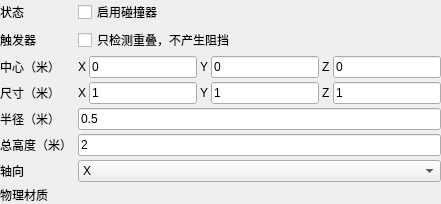
<?xml version='1.0' encoding='utf-8'?>
<ui version="4.0">
 <class>ColliderComponentEditorForm</class>
 <widget class="QWidget" name="ColliderComponentEditorForm">
  <property name="sizePolicy">
   <sizepolicy hsizetype="Expanding" vsizetype="Maximum">
    <horstretch>0</horstretch>
    <verstretch>0</verstretch>
   </sizepolicy>
  </property>
  <layout class="QFormLayout" name="formLayout">
   <property name="fieldGrowthPolicy">
    <enum>QFormLayout::AllNonFixedFieldsGrow</enum>
   </property>
   <property name="leftMargin">
    <number>0</number>
   </property>
   <property name="topMargin">
    <number>0</number>
   </property>
   <property name="rightMargin">
    <number>0</number>
   </property>
   <property name="bottomMargin">
    <number>0</number>
   </property>
   <property name="horizontalSpacing">
    <number>6</number>
   </property>
   <property name="verticalSpacing">
    <number>4</number>
   </property>
   <item row="0" column="0">
    <widget class="QLabel" name="label0">
     <property name="text">
      <string>状态</string>
     </property>
    </widget>
   </item>
   <item row="0" column="1">
    <widget class="QCheckBox" name="enabledCheck">
     <property name="text">
      <string>启用碰撞器</string>
     </property>
    </widget>
   </item>
   <item row="1" column="0">
    <widget class="QLabel" name="label1">
     <property name="text">
      <string>触发器</string>
     </property>
    </widget>
   </item>
   <item row="1" column="1">
    <widget class="QCheckBox" name="triggerCheck">
     <property name="text">
      <string>只检测重叠，不产生阻挡</string>
     </property>
    </widget>
   </item>
   <item row="2" column="0">
    <widget class="QLabel" name="label2">
     <property name="text">
      <string>中心（米）</string>
     </property>
    </widget>
   </item>
   <item row="2" column="1">
    <widget class="QWidget" name="centerHost">
     <layout class="QHBoxLayout" name="centerLayout">
      <property name="leftMargin">
       <number>0</number>
      </property>
      <property name="topMargin">
       <number>0</number>
      </property>
      <property name="rightMargin">
       <number>0</number>
      </property>
      <property name="bottomMargin">
       <number>0</number>
      </property>
      <property name="spacing">
       <number>3</number>
      </property>
      <item>
       <widget class="QLabel" name="centerXLabel">
        <property name="text">
         <string>X</string>
        </property>
       </widget>
      </item>
      <item>
       <widget class="QLineEdit" name="centerXEdit">
        <property name="text">
         <string>0</string>
        </property>
        <property name="minimumSize">
         <size>
          <width>28</width>
          <height>0</height>
         </size>
        </property>
       </widget>
      </item>
      <item>
       <widget class="QLabel" name="centerYLabel">
        <property name="text">
         <string>Y</string>
        </property>
       </widget>
      </item>
      <item>
       <widget class="QLineEdit" name="centerYEdit">
        <property name="text">
         <string>0</string>
        </property>
        <property name="minimumSize">
         <size>
          <width>28</width>
          <height>0</height>
         </size>
        </property>
       </widget>
      </item>
      <item>
       <widget class="QLabel" name="centerZLabel">
        <property name="text">
         <string>Z</string>
        </property>
       </widget>
      </item>
      <item>
       <widget class="QLineEdit" name="centerZEdit">
        <property name="text">
         <string>0</string>
        </property>
        <property name="minimumSize">
         <size>
          <width>28</width>
          <height>0</height>
         </size>
        </property>
       </widget>
      </item>
     </layout>
    </widget>
   </item>
   <item row="3" column="0">
    <widget class="QLabel" name="label3">
     <property name="text">
      <string>尺寸（米）</string>
     </property>
    </widget>
   </item>
   <item row="3" column="1">
    <widget class="QWidget" name="sizeHost">
     <layout class="QHBoxLayout" name="sizeLayout">
      <property name="leftMargin">
       <number>0</number>
      </property>
      <property name="topMargin">
       <number>0</number>
      </property>
      <property name="rightMargin">
       <number>0</number>
      </property>
      <property name="bottomMargin">
       <number>0</number>
      </property>
      <property name="spacing">
       <number>3</number>
      </property>
      <item>
       <widget class="QLabel" name="sizeXLabel">
        <property name="text">
         <string>X</string>
        </property>
       </widget>
      </item>
      <item>
       <widget class="QLineEdit" name="sizeXEdit">
        <property name="text">
         <string>1</string>
        </property>
        <property name="minimumSize">
         <size>
          <width>28</width>
          <height>0</height>
         </size>
        </property>
       </widget>
      </item>
      <item>
       <widget class="QLabel" name="sizeYLabel">
        <property name="text">
         <string>Y</string>
        </property>
       </widget>
      </item>
      <item>
       <widget class="QLineEdit" name="sizeYEdit">
        <property name="text">
         <string>1</string>
        </property>
        <property name="minimumSize">
         <size>
          <width>28</width>
          <height>0</height>
         </size>
        </property>
       </widget>
      </item>
      <item>
       <widget class="QLabel" name="sizeZLabel">
        <property name="text">
         <string>Z</string>
        </property>
       </widget>
      </item>
      <item>
       <widget class="QLineEdit" name="sizeZEdit">
        <property name="text">
         <string>1</string>
        </property>
        <property name="minimumSize">
         <size>
          <width>28</width>
          <height>0</height>
         </size>
        </property>
       </widget>
      </item>
     </layout>
    </widget>
   </item>
   <item row="4" column="0">
    <widget class="QLabel" name="label4">
     <property name="text">
      <string>半径（米）</string>
     </property>
    </widget>
   </item>
   <item row="4" column="1">
    <widget class="QLineEdit" name="radiusEdit">
     <property name="text">
      <string>0.5</string>
     </property>
     <property name="minimumSize">
      <size>
       <width>28</width>
       <height>0</height>
      </size>
     </property>
    </widget>
   </item>
   <item row="5" column="0">
    <widget class="QLabel" name="label5">
     <property name="text">
      <string>总高度（米）</string>
     </property>
    </widget>
   </item>
   <item row="5" column="1">
    <widget class="QLineEdit" name="heightEdit">
     <property name="text">
      <string>2</string>
     </property>
     <property name="minimumSize">
      <size>
       <width>28</width>
       <height>0</height>
      </size>
     </property>
    </widget>
   </item>
   <item row="6" column="0">
    <widget class="QLabel" name="label6">
     <property name="text">
      <string>轴向</string>
     </property>
    </widget>
   </item>
   <item row="6" column="1">
    <widget class="QComboBox" name="axisCombo">
     <item>
      <property name="text">
       <string>X</string>
      </property>
     </item>
     <item>
      <property name="text">
       <string>Y</string>
      </property>
     </item>
     <item>
      <property name="text">
       <string>Z</string>
      </property>
     </item>
    </widget>
   </item>
   <item row="7" column="0">
    <widget class="QLabel" name="label7">
     <property name="text">
      <string>物理材质</string>
     </property>
    </widget>
   </item>
   <item row="7" column="1">
    <widget class="ResourceField" name="materialField" />
   </item>
  </layout>
 </widget>
 <customwidgets>
  <customwidget>
   <class>ResourceField</class>
   <extends>QWidget</extends>
   <header>ResourceField.h</header>
   <container>1</container>
  </customwidget>
 </customwidgets>
 <resources />
 <connections />
</ui>
